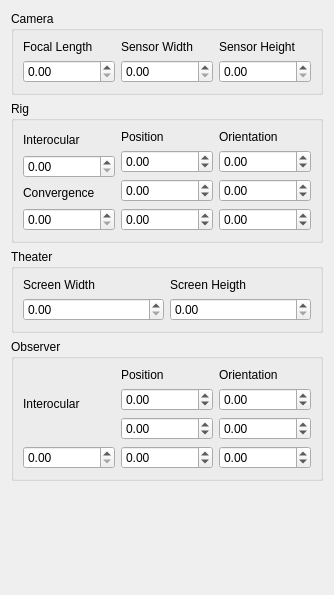
<?xml version="1.0" encoding="UTF-8"?>
<ui version="4.0">
 <class>ParametersForm</class>
 <widget class="QWidget" name="ParametersForm">
  <property name="geometry">
   <rect>
    <x>0</x>
    <y>0</y>
    <width>334</width>
    <height>595</height>
   </rect>
  </property>
  <property name="sizePolicy">
   <sizepolicy hsizetype="Fixed" vsizetype="Preferred">
    <horstretch>0</horstretch>
    <verstretch>0</verstretch>
   </sizepolicy>
  </property>
  <property name="minimumSize">
   <size>
    <width>0</width>
    <height>0</height>
   </size>
  </property>
  <property name="windowTitle">
   <string>Parameters</string>
  </property>
  <layout class="QVBoxLayout" name="verticalLayout_12">
   <item>
    <widget class="QGroupBox" name="groupBox">
     <property name="title">
      <string>Camera</string>
     </property>
     <layout class="QHBoxLayout" name="horizontalLayout_2">
      <item>
       <layout class="QVBoxLayout" name="verticalLayout">
        <item>
         <widget class="QLabel" name="label">
          <property name="text">
           <string>Focal Length</string>
          </property>
         </widget>
        </item>
        <item>
         <widget class="QDoubleSpinBox" name="focalLengthSpinBox"/>
        </item>
       </layout>
      </item>
      <item>
       <layout class="QVBoxLayout" name="verticalLayout_2">
        <item>
         <widget class="QLabel" name="label_2">
          <property name="text">
           <string>Sensor Width</string>
          </property>
         </widget>
        </item>
        <item>
         <widget class="QDoubleSpinBox" name="sensorWidthSpinBox"/>
        </item>
       </layout>
      </item>
      <item>
       <layout class="QVBoxLayout" name="verticalLayout_3">
        <item>
         <widget class="QLabel" name="label_3">
          <property name="text">
           <string>Sensor Height</string>
          </property>
         </widget>
        </item>
        <item>
         <widget class="QDoubleSpinBox" name="sensorHeightSpinBox"/>
        </item>
       </layout>
      </item>
     </layout>
    </widget>
   </item>
   <item>
    <widget class="QGroupBox" name="groupBox_2">
     <property name="title">
      <string>Rig</string>
     </property>
     <layout class="QHBoxLayout" name="horizontalLayout">
      <item>
       <layout class="QVBoxLayout" name="verticalLayout_4">
        <item>
         <widget class="QLabel" name="label_4">
          <property name="text">
           <string>Interocular</string>
          </property>
         </widget>
        </item>
        <item>
         <widget class="QDoubleSpinBox" name="rigInterocularSpinBox">
          <property name="singleStep">
           <double>0.100000000000000</double>
          </property>
         </widget>
        </item>
        <item>
         <widget class="QLabel" name="label_9">
          <property name="toolTip">
           <string>Distance from cameras to convergence plane</string>
          </property>
          <property name="text">
           <string>Convergence</string>
          </property>
         </widget>
        </item>
        <item>
         <widget class="QDoubleSpinBox" name="rigConvergenceSpinBox"/>
        </item>
       </layout>
      </item>
      <item>
       <layout class="QVBoxLayout" name="verticalLayout_5">
        <item>
         <widget class="QLabel" name="label_5">
          <property name="text">
           <string>Position</string>
          </property>
         </widget>
        </item>
        <item>
         <widget class="QDoubleSpinBox" name="rigXSpinBox">
          <property name="minimum">
           <double>-99.989999999999995</double>
          </property>
         </widget>
        </item>
        <item>
         <widget class="QDoubleSpinBox" name="rigYSpinBox">
          <property name="minimum">
           <double>-99.989999999999995</double>
          </property>
         </widget>
        </item>
        <item>
         <widget class="QDoubleSpinBox" name="rigZSpinBox">
          <property name="minimum">
           <double>-99.989999999999995</double>
          </property>
         </widget>
        </item>
       </layout>
      </item>
      <item>
       <layout class="QVBoxLayout" name="verticalLayout_6">
        <item>
         <widget class="QLabel" name="label_6">
          <property name="text">
           <string>Orientation</string>
          </property>
         </widget>
        </item>
        <item>
         <widget class="QDoubleSpinBox" name="rigPanSpinBox">
          <property name="minimum">
           <double>-360.000000000000000</double>
          </property>
          <property name="maximum">
           <double>360.000000000000000</double>
          </property>
          <property name="singleStep">
           <double>10.000000000000000</double>
          </property>
         </widget>
        </item>
        <item>
         <widget class="QDoubleSpinBox" name="rigTiltSpinBox">
          <property name="minimum">
           <double>-360.000000000000000</double>
          </property>
          <property name="maximum">
           <double>360.000000000000000</double>
          </property>
          <property name="singleStep">
           <double>10.000000000000000</double>
          </property>
         </widget>
        </item>
        <item>
         <widget class="QDoubleSpinBox" name="rigRollSpinBox">
          <property name="minimum">
           <double>-360.000000000000000</double>
          </property>
          <property name="maximum">
           <double>360.000000000000000</double>
          </property>
          <property name="singleStep">
           <double>10.000000000000000</double>
          </property>
         </widget>
        </item>
       </layout>
      </item>
     </layout>
    </widget>
   </item>
   <item>
    <widget class="QGroupBox" name="groupBox_3">
     <property name="title">
      <string>Theater</string>
     </property>
     <layout class="QHBoxLayout" name="horizontalLayout_3">
      <item>
       <layout class="QVBoxLayout" name="verticalLayout_7">
        <item>
         <widget class="QLabel" name="label_7">
          <property name="text">
           <string>Screen Width</string>
          </property>
         </widget>
        </item>
        <item>
         <widget class="QDoubleSpinBox" name="screenWidthSpinBox">
          <property name="maximum">
           <double>10000.000000000000000</double>
          </property>
         </widget>
        </item>
       </layout>
      </item>
      <item>
       <layout class="QVBoxLayout" name="verticalLayout_8">
        <item>
         <widget class="QLabel" name="label_8">
          <property name="text">
           <string>Screen Heigth</string>
          </property>
         </widget>
        </item>
        <item>
         <widget class="QDoubleSpinBox" name="screenHeightSpinBox">
          <property name="maximum">
           <double>10000.000000000000000</double>
          </property>
         </widget>
        </item>
       </layout>
      </item>
     </layout>
    </widget>
   </item>
   <item>
    <widget class="QGroupBox" name="groupBox_5">
     <property name="title">
      <string>Observer</string>
     </property>
     <layout class="QHBoxLayout" name="horizontalLayout_4">
      <item>
       <layout class="QVBoxLayout" name="verticalLayout_9">
        <item>
         <widget class="QLabel" name="label_12">
          <property name="text">
           <string>Interocular</string>
          </property>
         </widget>
        </item>
        <item>
         <widget class="QDoubleSpinBox" name="observerInterocularSpinBox">
          <property name="singleStep">
           <double>0.100000000000000</double>
          </property>
         </widget>
        </item>
       </layout>
      </item>
      <item>
       <layout class="QVBoxLayout" name="verticalLayout_10">
        <item>
         <widget class="QLabel" name="label_13">
          <property name="text">
           <string>Position</string>
          </property>
         </widget>
        </item>
        <item>
         <widget class="QDoubleSpinBox" name="observerXSpinBox">
          <property name="minimum">
           <double>-10000.000000000000000</double>
          </property>
          <property name="maximum">
           <double>10000.000000000000000</double>
          </property>
         </widget>
        </item>
        <item>
         <widget class="QDoubleSpinBox" name="observerYSpinBox">
          <property name="minimum">
           <double>-10000.000000000000000</double>
          </property>
          <property name="maximum">
           <double>10000.000000000000000</double>
          </property>
         </widget>
        </item>
        <item>
         <widget class="QDoubleSpinBox" name="observerZSpinBox">
          <property name="minimum">
           <double>-10000.000000000000000</double>
          </property>
          <property name="maximum">
           <double>10000.000000000000000</double>
          </property>
         </widget>
        </item>
       </layout>
      </item>
      <item>
       <layout class="QVBoxLayout" name="verticalLayout_11">
        <item>
         <widget class="QLabel" name="label_14">
          <property name="text">
           <string>Orientation</string>
          </property>
         </widget>
        </item>
        <item>
         <widget class="QDoubleSpinBox" name="observerPanSpinBox">
          <property name="minimum">
           <double>-360.000000000000000</double>
          </property>
          <property name="maximum">
           <double>360.000000000000000</double>
          </property>
          <property name="singleStep">
           <double>10.000000000000000</double>
          </property>
         </widget>
        </item>
        <item>
         <widget class="QDoubleSpinBox" name="observerTiltSpinBox">
          <property name="minimum">
           <double>-360.000000000000000</double>
          </property>
          <property name="maximum">
           <double>360.000000000000000</double>
          </property>
          <property name="singleStep">
           <double>10.000000000000000</double>
          </property>
         </widget>
        </item>
        <item>
         <widget class="QDoubleSpinBox" name="observerRollSpinBox">
          <property name="minimum">
           <double>-360.000000000000000</double>
          </property>
          <property name="maximum">
           <double>360.000000000000000</double>
          </property>
          <property name="singleStep">
           <double>10.000000000000000</double>
          </property>
         </widget>
        </item>
       </layout>
      </item>
     </layout>
    </widget>
   </item>
   <item>
    <spacer name="verticalSpacer">
     <property name="orientation">
      <enum>Qt::Vertical</enum>
     </property>
     <property name="sizeHint" stdset="0">
      <size>
       <width>20</width>
       <height>0</height>
      </size>
     </property>
    </spacer>
   </item>
  </layout>
 </widget>
 <resources/>
 <connections/>
</ui>
